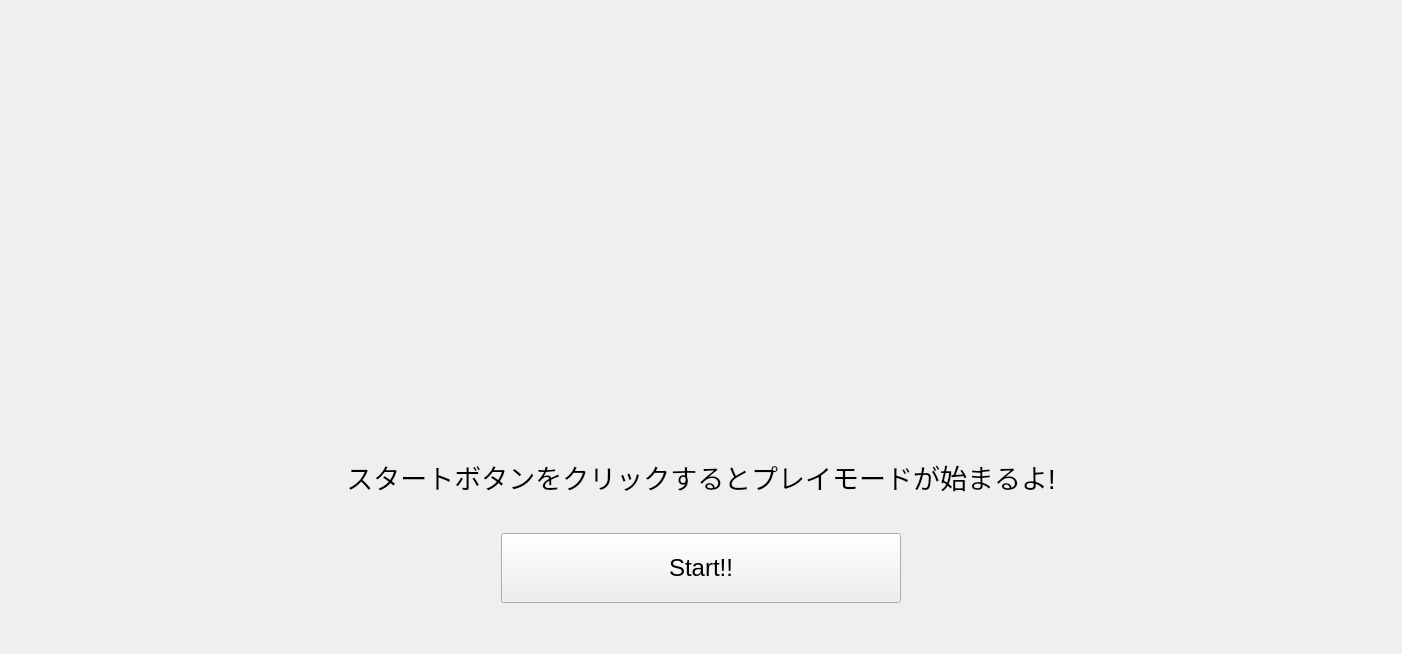
      <widget class="QWidget" name="page_6">
       <layout class="QVBoxLayout" name="verticalLayout_2">
        <item>
         <layout class="QHBoxLayout" name="horizontalLayout_6">
          <item>
           <spacer name="horizontalSpacer_8">
            <property name="orientation">
             <enum>Qt::Horizontal</enum>
            </property>
            <property name="sizeHint" stdset="0">
             <size>
              <width>40</width>
              <height>20</height>
             </size>
            </property>
           </spacer>
          </item>
          <item>
           <widget class="QLabel" name="label">
            <property name="minimumSize">
             <size>
              <width>1300</width>
              <height>400</height>
             </size>
            </property>
            <property name="maximumSize">
             <size>
              <width>1300</width>
              <height>400</height>
             </size>
            </property>
            <property name="text">
             <string/>
            </property>
            <property name="pixmap">
             <pixmap>../pic/software_logo_half3.png</pixmap>
            </property>
           </widget>
          </item>
          <item>
           <spacer name="horizontalSpacer_9">
            <property name="orientation">
             <enum>Qt::Horizontal</enum>
            </property>
            <property name="sizeHint" stdset="0">
             <size>
              <width>40</width>
              <height>20</height>
             </size>
            </property>
           </spacer>
          </item>
         </layout>
        </item>
        <item>
         <layout class="QVBoxLayout" name="verticalLayout">
          <item>
           <spacer name="verticalSpacer_7">
            <property name="orientation">
             <enum>Qt::Vertical</enum>
            </property>
            <property name="sizeHint" stdset="0">
             <size>
              <width>20</width>
              <height>40</height>
             </size>
            </property>
           </spacer>
          </item>
          <item>
           <widget class="QLabel" name="label_4">
            <property name="minimumSize">
             <size>
              <width>0</width>
              <height>30</height>
             </size>
            </property>
            <property name="font">
             <font>
              <pointsize>20</pointsize>
             </font>
            </property>
            <property name="text">
             <string>スタートボタンをクリックするとプレイモードが始まるよ!</string>
            </property>
            <property name="alignment">
             <set>Qt::AlignCenter</set>
            </property>
           </widget>
          </item>
          <item>
           <spacer name="verticalSpacer">
            <property name="orientation">
             <enum>Qt::Vertical</enum>
            </property>
            <property name="sizeHint" stdset="0">
             <size>
              <width>20</width>
              <height>30</height>
             </size>
            </property>
           </spacer>
          </item>
          <item>
           <layout class="QHBoxLayout" name="horizontalLayout">
            <item>
             <spacer name="horizontalSpacer">
              <property name="orientation">
               <enum>Qt::Horizontal</enum>
              </property>
              <property name="sizeHint" stdset="0">
               <size>
                <width>329</width>
                <height>17</height>
               </size>
              </property>
             </spacer>
            </item>
            <item>
             <widget class="QPushButton" name="startbutton">
              <property name="minimumSize">
               <size>
                <width>400</width>
                <height>70</height>
               </size>
              </property>
              <property name="font">
               <font>
                <pointsize>18</pointsize>
               </font>
              </property>
              <property name="text">
               <string>Start!!</string>
              </property>
             </widget>
            </item>
            <item>
             <spacer name="horizontalSpacer_2">
              <property name="orientation">
               <enum>Qt::Horizontal</enum>
              </property>
              <property name="sizeHint" stdset="0">
               <size>
                <width>329</width>
                <height>17</height>
               </size>
              </property>
             </spacer>
            </item>
           </layout>
          </item>
          <item>
           <spacer name="verticalSpacer_2">
            <property name="orientation">
             <enum>Qt::Vertical</enum>
            </property>
            <property name="sizeHint" stdset="0">
             <size>
              <width>20</width>
              <height>40</height>
             </size>
            </property>
           </spacer>
          </item>
         </layout>
        </item>
       </layout>
      </widget>
